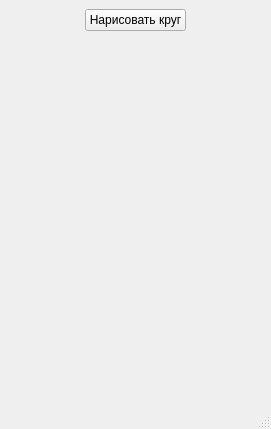
<?xml version="1.0" encoding="UTF-8"?>
<ui version="4.0">
 <class>MainWindow</class>
 <widget class="QMainWindow" name="MainWindow">
  <property name="geometry">
   <rect>
    <x>0</x>
    <y>0</y>
    <width>271</width>
    <height>429</height>
   </rect>
  </property>
  <property name="contextMenuPolicy">
   <enum>Qt::NoContextMenu</enum>
  </property>
  <property name="windowTitle">
   <string>MainWindow</string>
  </property>
  <widget class="QWidget" name="centralwidget">
   <property name="contextMenuPolicy">
    <enum>Qt::PreventContextMenu</enum>
   </property>
   <layout class="QVBoxLayout" name="verticalLayout_2">
    <item>
     <layout class="QHBoxLayout" name="horizontalLayout">
      <item>
       <spacer name="horizontalSpacer">
        <property name="orientation">
         <enum>Qt::Horizontal</enum>
        </property>
        <property name="sizeHint" stdset="0">
         <size>
          <width>40</width>
          <height>20</height>
         </size>
        </property>
       </spacer>
      </item>
      <item>
       <widget class="QPushButton" name="pushButton">
        <property name="text">
         <string>Нарисовать круг</string>
        </property>
       </widget>
      </item>
      <item>
       <spacer name="horizontalSpacer_2">
        <property name="orientation">
         <enum>Qt::Horizontal</enum>
        </property>
        <property name="sizeHint" stdset="0">
         <size>
          <width>40</width>
          <height>20</height>
         </size>
        </property>
       </spacer>
      </item>
     </layout>
    </item>
    <item>
     <spacer name="verticalSpacer">
      <property name="orientation">
       <enum>Qt::Vertical</enum>
      </property>
      <property name="sizeHint" stdset="0">
       <size>
        <width>20</width>
        <height>40</height>
       </size>
      </property>
     </spacer>
    </item>
   </layout>
  </widget>
  <widget class="QMenuBar" name="menubar">
   <property name="geometry">
    <rect>
     <x>0</x>
     <y>0</y>
     <width>271</width>
     <height>18</height>
    </rect>
   </property>
  </widget>
  <widget class="QStatusBar" name="statusbar"/>
 </widget>
 <resources/>
 <connections/>
</ui>
